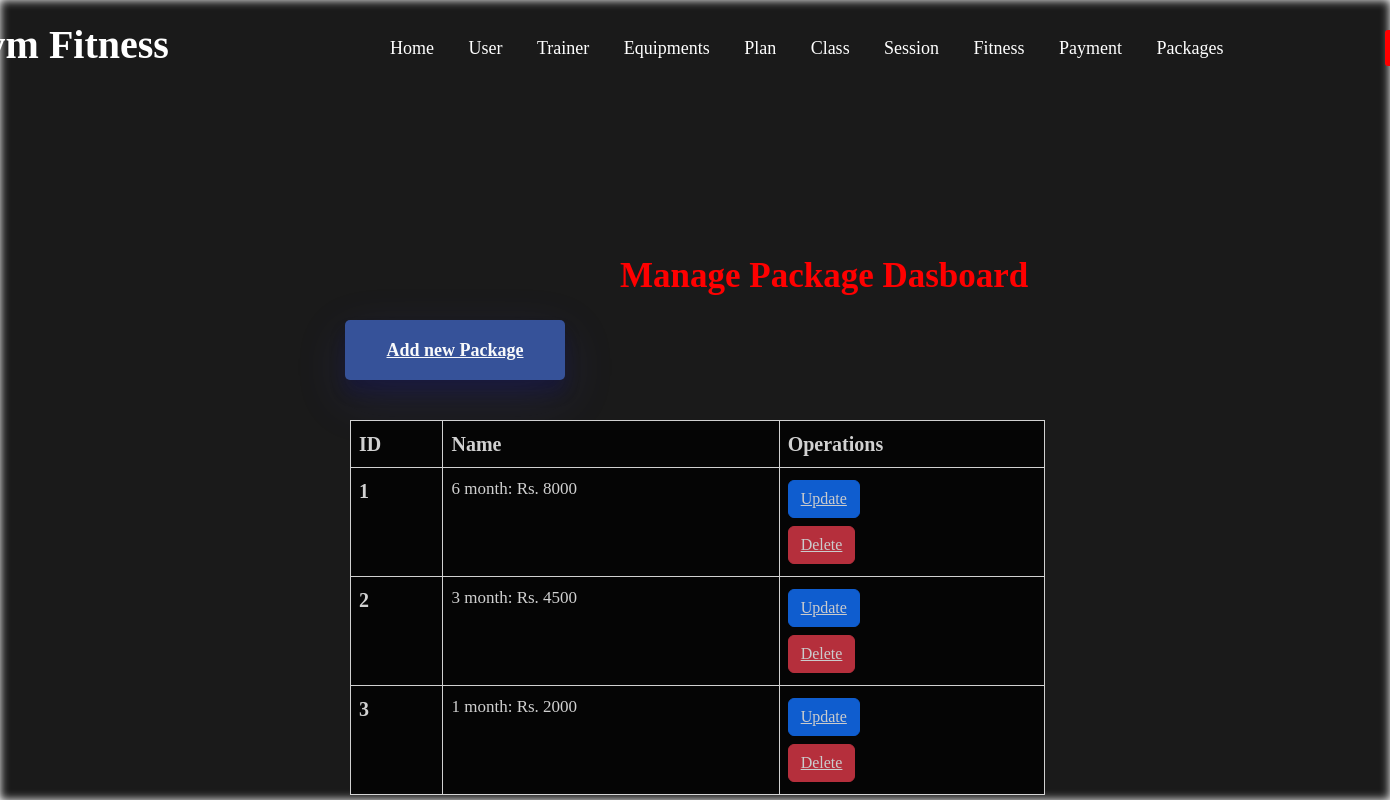
Page /packageData.php on the committed database.
### tables this page shows
CREATE TABLE `package` (
  `packageid` int(11) NOT NULL,
  `packagename` varchar(200) NOT NULL
);

### packageData.php (the view, shortened to what this page needs)
<?php
include "dbconn.php";
?>
<!doctype html>
<html lang="en">
<head>
    <link rel="stylesheet" href="https://cdnjs.cloudflare.com/ajax/libs/font-awesome/6.1.1/css/all.min.css">
    <link href="https://cdn.jsdelivr.net/npm/bootstrap@5.2.0-beta1/dist/css/bootstrap.min.css" rel="stylesheet">
</head>
<body>
    <div class="contact-form">
        <button class="login"><a href="home.php">Log out</button>
        <li class="A"><a href="adminpanel.php">Home</a></li>
        <h2><i class="fa-solid fa-dumbbell" style="font-size:30px;color:red;"></i> Gym Fitness</h2>
        <li><a href="userData.php">User</a></li>
        <li><a class="active" href="trainerData.php">Trainer</a></li>
        <li><a class="active" href="equipmentData.php">Equipments</a></li>
        <li><a class="active" href="planData.php">Plan</a></li>
        <li><a class="active" href="classData.php">Class</a></li>
        <li><a class="active" href="sessionData.php">Session</a></li>
        <li><a class="active" href="fitnessData.php">Fitness</a></li>
        <li><a class="active" href="paymentData.php">Payment</a></li>
        <li><a class="active" href="packageData.php">Packages</a></li>
    </div>
    <div class="container">
        <label class="titl"> Manage Package Dasboard</label>
        <button type="addUser" class="addUserbtn"><a href="packageDataIn.php" class="text-light">Add new
                Package</a></button>
        <table class="table" style="width:50%">
            <thead>
                <tr>
                    <th scope="col">ID</th>
                    <th scope="col">Name</th>
                    <th scope="col">Operations</th>
                </tr>
            </thead>
            <tbody>
                <?php
                $sql = "select * from package";
                $result = mysqli_query($con,$sql);
                if($result){
                    while($row = mysqli_fetch_assoc($result)){
                        $id = $row['packageid'];
                        $name = $row['packagename'];
                        echo '<tr>
                        <th scope="row">'.$id.'</th>
                        <td>'.$name.'</td>
                        <td>
                     <button class = "btn btn-primary my-1"><a href="packageDataUpd.php?updateid='.$id.'" class = "text-light">Update</a></button><br>
                     <button class = "btn btn-danger my-1"><a href="packageDataDel.php?deleteid='.$id.'"class = "text-light">Delete</a></button><br>
                 </td>
                    </tr>';
                    }
                }
                ?>
            </tbody>
        </table>
    </div>
</body>
</html>

### packageData.php (style rules this page uses)
* { box-sizing: border-box; }
body { padding: 0; margin: 0; font-family: 'Poppins', sans-serif; }
body:before { content: ''; position: fixed; width: 100vw; height: 100vh; background: black; background-position: center center; background-image: url(pic.jpg); background-repeat: no-repeat; background-attachment: fixed; background-size: cover; opacity: 0.9; -webkit-filter: blur(5px); -moz-filter: blur(1px); }
.contact-form { display: inline-block; position: absolute; top: 10px; left: 50%; transform: translate(-50%, -50%); width: 1520px; height: 45px; padding: 80px 40px; background: transparent; }
.contact-form h2 { position: absolute; font-family: 'poppins', 'san-serif'; margin: 0; padding: 0 0 20px; top: 91px; font-size: 40px; font-weight: bolder; left: -28px; color: #fff; }
label { font-family: 'poppins', 'san-serif'; margin: 0; padding: 0 0 20px; color: white; position: relative; }
.contact-form li { font-family: 'poppins', 'san-serif'; position: relative; font-size: large; top: 25px; left: 400px; display: inline-block; margin: 0 15px; }
.contact-form li a { text-decoration: none; color: #fff; padding: 5px 0; position: relative; }
.contact-form li a::after { content: ''; background: #ff3d00; width: 0; height: 2px; position: absolute; left: 0; transition: width 0.5s; }
.contact-form .login { top: 100px; position: absolute; width: 90px; left: 1450px; height: 36px; font-size: 18px; font-weight: bold; padding: 10px; border: none; background: red; color: #fff; cursor: pointer; border-radius: 3px; }
table, th, td { padding: 8px; border: 1.23px solid; text-align: middle; }
table { column-width: 10px; position: absolute; top: 420px; left: 350px; opacity: 0.8; border-collapse: collapse; width: 1000px; background: black; }
th { font-family: 'Poppins'; font-size: 20px; background-color: #04AA6D; color: white; }
td { font-family: 'Poppins'; font-size: 17px; background-color: #04AA6D; color: white; }
.container .titl { position: absolute; font-size: 35px; color: red; font-weight: bolder; left: 620px; top: 250px; }
.container .addUserbtn { top: 320px; font-family: 'Poppins'; cursor: pointer; position: absolute; width: 220px; left: 345px; height: 60px; font-weight: bolder; font-size: large; background: #365299; padding: 10px 15px; color: #f5ecec; border-radius: 5px; margin-right: 10px; box-shadow: 0 12px 16px 0 rgba(10, 10, 95, 0.24), 0 17px 50px 0 rgba(73, 75, 199, 0.19); border: none; }

### rows in the picture
package: packageid "1", packagename "6 month: Rs. 8000"
package: packageid "2", packagename "3 month: Rs. 4500"
package: packageid "3", packagename "1 month: Rs. 2000"
